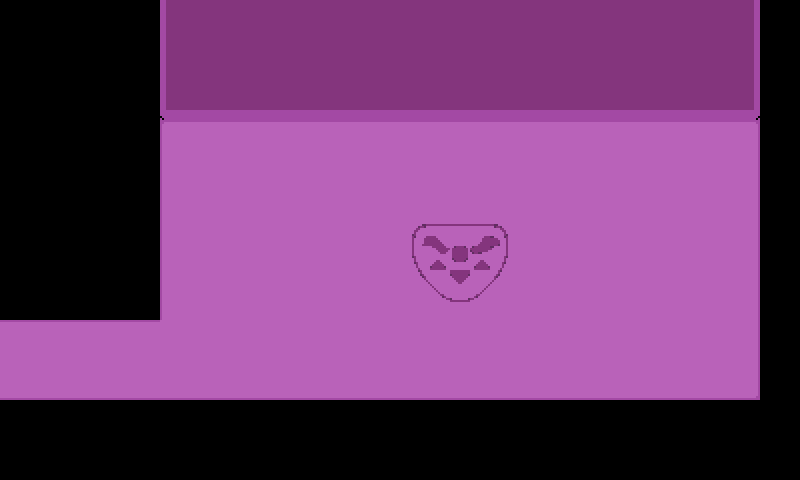

A 2D game scene composited from a Tiled map and its tileset images. What follows is a short description and the map's XML, with every tile layer's data as written:
An orthogonal 20x12 tile map with 40x40 px tiles, 2 tile layers (tiles, decal) and 9 objects (spawn, entry, enemy, transition).

<map version="1.10" tiledversion="1.10.2" orientation="orthogonal" renderorder="right-down" width="20" height="12" tilewidth="40" tileheight="40" infinite="0" nextlayerid="6" nextobjectid="12">
 <editorsettings>
  <export target="room2-light.lua" format="lua" />
 </editorsettings>
 <properties>
  <property name="light" value="on" />
  <property name="name" value="Test Map - Room 2" />
 </properties>
 <tileset firstgid="1" source="../tilesets/castle-light.tsx" />
 <layer id="1" name="tiles" width="20" height="12">
  <data encoding="csv">
0,0,0,0,22,23,23,23,23,23,23,23,23,23,23,23,23,23,24,0,
0,0,0,0,22,23,23,23,23,23,23,23,23,23,23,23,23,23,24,0,
0,0,0,0,26,27,27,27,27,27,27,27,27,27,27,27,27,27,28,0,
0,0,0,0,6,7,7,7,7,7,7,7,7,7,7,7,7,7,8,0,
0,0,0,0,10,11,11,11,11,11,11,11,11,11,11,11,11,11,12,0,
0,0,0,0,10,11,11,11,11,11,11,11,11,11,11,11,11,11,12,0,
0,0,0,0,10,11,11,11,11,11,11,11,11,11,11,11,11,11,12,0,
0,0,0,0,10,11,11,11,11,11,11,11,11,11,11,11,11,11,12,0,
7,7,7,7,11,11,11,11,11,11,11,11,11,11,11,11,11,11,12,0,
15,15,15,15,15,15,15,15,15,15,15,15,15,15,15,15,15,15,16,0,
0,0,0,0,0,0,0,0,0,0,0,0,0,0,0,0,0,0,0,0,
0,0,0,0,0,0,0,0,0,0,0,0,0,0,0,0,0,0,0,0
</data>
 </layer>
 <layer id="2" name="decal" width="20" height="12">
  <data encoding="csv">
0,0,0,0,0,0,0,0,0,0,0,0,0,0,0,0,0,0,0,0,
0,0,0,0,0,0,0,0,0,0,0,0,0,0,0,0,0,0,0,0,
0,0,0,0,0,0,0,0,0,0,0,0,0,0,0,0,0,0,0,0,
0,0,0,0,0,0,0,0,0,0,0,0,0,0,0,0,0,0,0,0,
0,0,0,0,0,0,0,0,0,0,0,0,0,0,0,0,0,0,0,0,
0,0,0,0,0,0,0,0,0,0,30,31,32,0,0,0,0,0,0,0,
0,0,0,0,0,0,0,0,0,0,34,35,36,0,0,0,0,0,0,0,
0,0,0,0,0,0,0,0,0,0,38,39,40,0,0,0,0,0,0,0,
0,0,0,0,0,0,0,0,0,0,0,0,0,0,0,0,0,0,0,0,
0,0,0,0,0,0,0,0,0,0,0,0,0,0,0,0,0,0,0,0,
0,0,0,0,0,0,0,0,0,0,0,0,0,0,0,0,0,0,0,0,
0,0,0,0,0,0,0,0,0,0,0,0,0,0,0,0,0,0,0,0
</data>
 </layer>
 <objectgroup color="#0000ff" id="3" name="collision" opacity="0.5">
  <object id="1" x="120" y="120" width="40" height="200" />
  <object id="2" x="0" y="400" width="760" height="40" />
  <object id="3" x="760" y="120" width="40" height="280" />
  <object id="4" x="160" y="80" width="600" height="40" />
  <object id="7" x="0" y="280" width="120" height="40" />
 </objectgroup>
 <objectgroup color="#7f00ff" id="4" name="markers">
  <object id="5" name="spawn" x="360" y="240">
   <point />
  </object>
  <object id="8" name="entry" x="40" y="360">
   <point />
  </object>
 </objectgroup>
 <objectgroup color="#ff00ff" id="5" name="objects">
  <object id="6" name="enemy" x="530" y="220" width="40" height="40">
   <properties>
    <property name="actor" value="dummy" />
    <property name="encounter" value="dummy" />
   </properties>
  </object>
  <object id="9" name="transition" x="-40" y="320" width="40" height="80">
   <properties>
    <property name="map" value="room1-light" />
    <property name="marker" value="entry" />
   </properties>
  </object>
 </objectgroup>
</map>